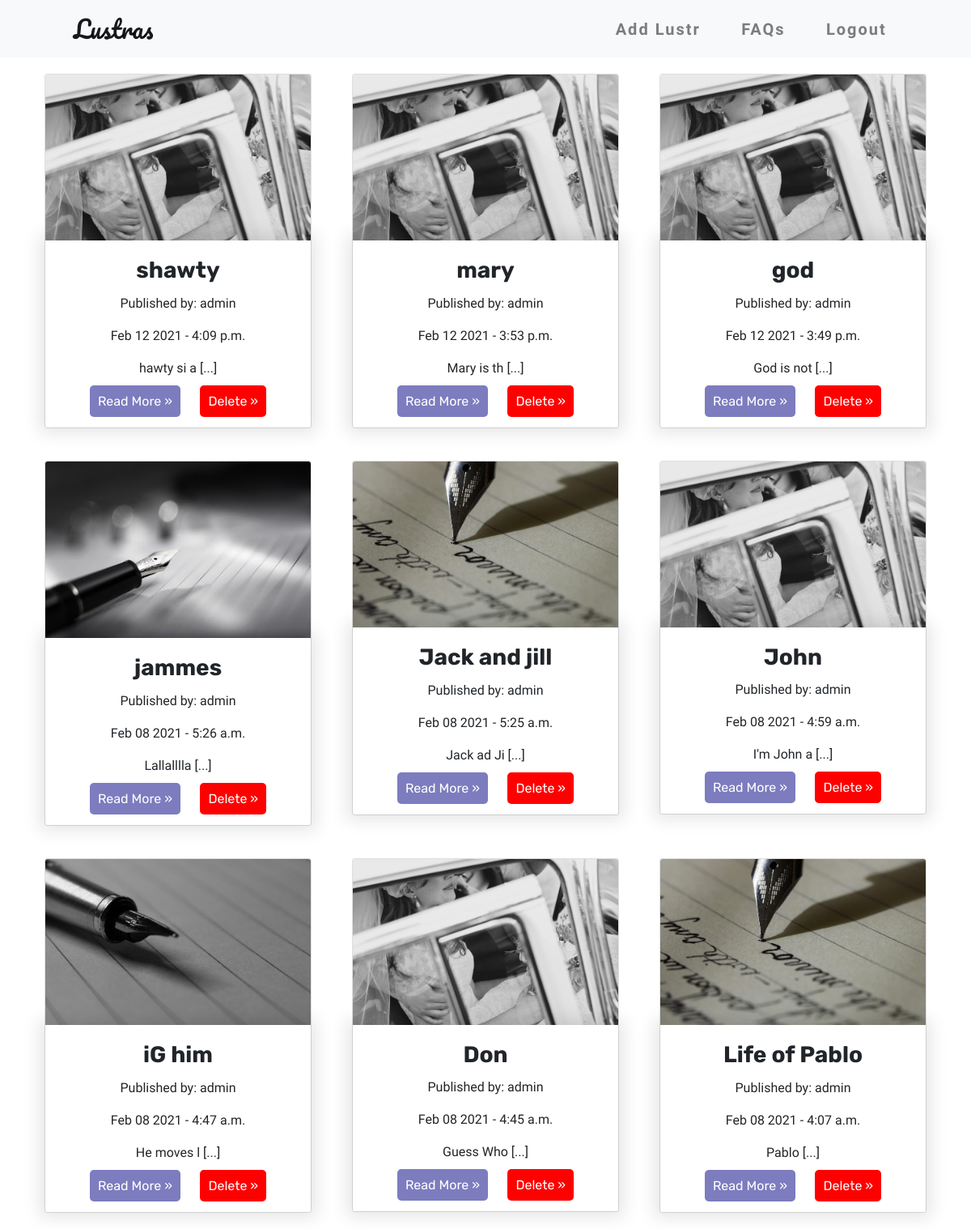
Before: / with the older database file.
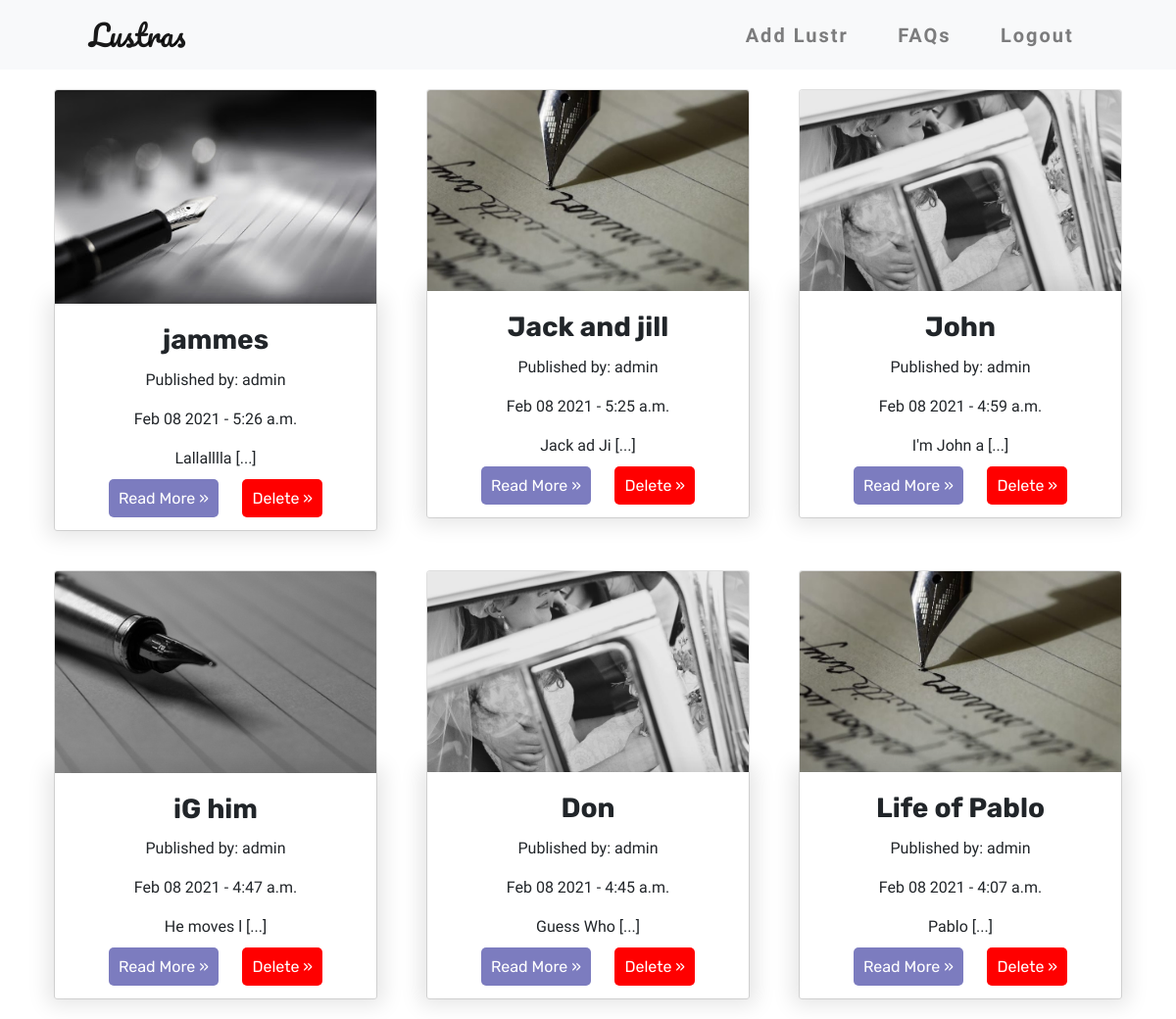
After: the same page with the newer database file.
### finatic/models.py (models this page shows, shortened)
class Lust(models.Model):
    title = models.CharField(max_length=100, unique=True)
    slug = models.SlugField(max_length=100, unique=True)
    picture = models.ImageField()
    description = models.TextField()
    author = models.ForeignKey(User, on_delete=models.CASCADE)
    date = models.DateField(auto_now_add=True)
    time = models.TimeField(auto_now_add=True)
    update_date = models.DateField(auto_now_add=True)
    status = models.IntegerField(choices=STATUS, default=1)
    class Meta:
        ordering = ['-time']
    def snippet(self):
        return self.description[:10] + '  [...]'

### finatic/views.py (the view)
# urls.py: path('', views.LustView.as_view(), name="list"),
class LustView(generic.ListView):
    queryset = Lust.objects.filter(status=1).order_by('-time')
    context_object_name = 'lust_page'
    template_name = 'finatic/lust_page.html'

### finatic/templates/finatic/lust_page.html (shortened to what this page needs)
{% extends 'base.html' %}
{% block content %}
<div class="container">
    <div class="row">
        {% for lustr in lust_page %}
        <div class="col-md-4">
            <div class="card text-center">
                <img src="{{ lustr.picture.url }}" alt="image" class="card-img-top">
                <div class="card-body">
                    <h3 class="card-title">{{ lustr.title }}</h3>
                    <p class="card-name">Published by: {{ lustr.author }}</p>
                    <p class="card-name">{{ lustr.date | date:'M d Y' }} - {{ lustr.time }}</p>
                    <p class="card-text">{{ lustr.snippet }}</p>
                    <a href="{% url 'finatic:detail' lustr.slug %}" class="card-link">Read More &raquo;</a>
                    <a href="{% url 'finatic:delete' lustr.slug %}" class="card-link" style="background-color: red">Delete &raquo;</a>
                </div>
            </div>
        </div>
        {% endfor %}
    </div>
</div>
{% endblock %}

### templates/base.html (shortened to what this page needs)
<!DOCTYPE html>
<html lang="en">
<head>
    {% load static %}
    <link rel="stylesheet" type="text/css" href="{% static 'style.css' %}">
    <link rel="stylesheet" href="https://cdnjs.cloudflare.com/ajax/libs/font-awesome/4.7.0/css/font-awesome.min.css">
        <link rel="stylesheet" href="https://maxcdn.bootstrapcdn.com/bootstrap/4.0.0/css/bootstrap.min.css" />
</head>
<body>
<nav class="navbar navbar-expand-lg navbar-light bg-light shadow" id="mainNav">
            <div class="container-fluid">
                <a class="navbar-brand" href="{% url 'finatic:list' %}" style="font-size: 30px">Lustras</a>
                <div class="collapse navbar-collapse" id="navbarResponsive">
                    <ul class="navbar-nav ml-auto">
                        <li class="nav-item text-black font-weight-bold">
                            <a class="nav-link" href="{% url 'finatic:create' %}">Add Lustr</a>
                        </li>
                        <li class="nav-item text-black font-weight-bold">
                            <a class="nav-link" href="#">FAQs</a>
                        </li>
                        <li class="nav-item text-black font-weight-bold">
                            <a class="nav-link" href="#">Logout</a>
                        </li>
                    </ul>
                </div>
            </div>
        </nav>
{% block content %}
{% endblock %}
</body>
</html>

### finatic/static/style.css (style rules this page uses)
* { box-sizing: border-box; margin: 0; padding: 0; }
.navbar-brand { font-family: 'Pacifico', cursive; margin-left: 5vw; }
.navbar-nav { justify-content: space-around; width: 40%; margin-right: 4vw; }
.navbar-nav .nav-link { font-family: 'Sen', sans-serif; font-size: 20px; letter-spacing: 2px; }
.card-body { box-shadow: 0 0 20px 7px rgba(0, 0, 0, 0.1); }
.card-title { font-family: 'Rubik', 'sans-serif'; font-weight: bold; }
.card-text { font-family: 'Raleway', 'sans-serif'; }
.card-name { font-family: 'Raleway', 'sans-serif'; }
.card-body a { font-family: 'Rubik', 'sans-serif'; text-decoration: none; margin-top: auto; padding: 10px; border-radius: 5px; background-color: #7c7cbf; border: none; color: white; }
.card { margin: 20px 10px; }

Changed rows visible on the page:
removed Lust: picture (picture), title "shawty", author "admin", date "Feb 12 2021", time "4:09 p.m.", snippet "hawty si a [...]"
removed Lust: picture (picture), title "mary", author "admin", date "Feb 12 2021", time "3:53 p.m.", snippet "Mary is th [...]"
removed Lust: picture (picture), title "god", author "admin", date "Feb 12 2021", time "3:49 p.m.", snippet "God is not [...]"
